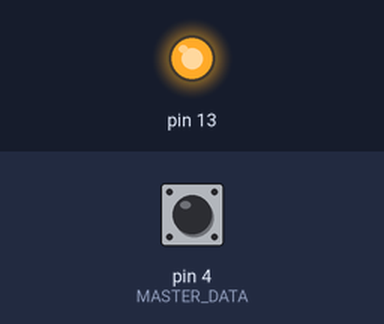
This sketch was run on a simulated Arduino Uno, built with avr-gcc and run on an emulated ATmega328P. Parts: output pins drawn as LEDs (lit = HIGH). The inputs (shaded band) are chosen by the test bench; at power-on: pin 4 (MASTER_DATA) HIGH. Pins used as bus, display or sensor lines are not drawn. At 0.0 s the program stops and its outputs stay as they are.

Above: at 0.1 s.
Timing chart, 0 to 1.5 s (numbered marks = the images above):
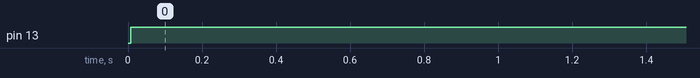

Measured:
- by itself, pin 13: LOW → HIGH at 0.01 s

The sketch:

code.ino
```cpp
#include <Arduino.h>

#define HRZ 1300 //Clock frequency
#define ADDRESS 48 // 24 * 2


#define STOP_CLOCK TCCR1B &= ~(1<<CS12) & ~(1<<CS11) & ~(1<<CS10)
#define PRESCALER_1 TCCR1B &= ~(1<<CS12) & ~(1<<CS11); TCCR1B |= 1<<CS10; OCR1A = floor(16000000/HRZ/2 - 1)
#define PRESCALER_8 TCCR1B &= ~(1<<CS12) & ~(1<<CS10); TCCR1B |= 1<<CS11; OCR1A = floor(2000000/HRZ/2 - 1)
#define PRESCALER_64 TCCR1B &= ~(1<<CS12); TCCR1B |= 1<<CS11 | 1<<CS10; OCR1A = floor(250000/HRZ/2 - 1)
#define PRESCALER_256 TCCR1B &= ~(1<<CS11) & ~(1<<CS10); TCCR1B |= 1<<CS12; OCR1A = floor(62500/HRZ/2 - 1)
#define PRESCALER_1024 TCCR1B &= ~(1<<CS11); TCCR1B |= 1<<CS10 | 1<<CS12; OCR1A = floor(15625/HRZ/2 - 1)


#define MASTER_CLK PORTD7 //pin 7
#define MASTER_DATA PORTD4 //pin 4
#define SLAVE_CLK PORTB0 //pin 8
#define SLAVE_DATA PORTB1 //pin 9

volatile int counter = 0;
volatile int data = 0; // data=0 -> sending address

// Slave
int Address[] = {0, 0, 1, 1, 0, 0, 0, 0};
volatile bool CommStarted = false;
volatile bool Data[8];
volatile int Counter = 0;
volatile bool MyAddress = false;
volatile bool dontPrintAddressFlag = false;


void Master();
void Slave();
int ByteToInt(bool Data[]);


void setup() {

  Serial.begin(9600);

  pinMode(13,OUTPUT);
  digitalWrite(13,0);

  //Master
  DDRD |= 1<<MASTER_CLK; //set it to CLK
  DDRD |= 1<<MASTER_DATA; //set it to data

  //Slave
  DDRD &= ~(1<<SLAVE_DATA);
  PORTD |= (1<<SLAVE_DATA);
  DDRD &= ~(1<<SLAVE_CLK);
  PORTD |= (1<<SLAVE_CLK);

  //set the mode to CTC
  TCCR1A &= ~(1<<WGM11) & ~(1<<WGM10);
  TCCR1B &= ~(1<<WGM13);
  TCCR1B |= 1<<WGM12;

  PRESCALER_8;
  //OCR1A = 0;


  //set interupt controller
  TIMSK1 |= 1<<OCIE0A;

  //set clk interupt
  PCMSK2 |= (1<<SLAVE_CLK);
  PCICR |= (1<<SLAVE_CLK);

  PORTD &= ~(1<<MASTER_CLK); //CLK initial value
  PORTD &= ~(1<<MASTER_DATA); //DATA initial value
}


ISR(TIMER1_COMPA_vect){

  Master();

  PIND |= 1<<MASTER_CLK;  // toggle clk
}

ISR(PCINT2_vect){
  Slave();
}


void Master(){
  if(counter < 8 && (PORTD>>MASTER_CLK) & 1){

    if(counter == 0){ // data pin -> output
      DDRD |= 1<<MASTER_DATA;

      if(data == 201){  //Stop Counter
        STOP_CLOCK;
        return;
      }
    }

    if(data < 1){
      switch(ADDRESS>>(7-counter) & 1){
        case true:
          PORTD |= 1<<MASTER_DATA;
          //Serial.println(1);
        break;
        case false:
          PORTD &= ~(1<<MASTER_DATA);
          //Serial.println(0);
        break;
      }
    }
    else{
      switch(data>>(7-counter) & 1){
        case true:
          PORTD |= 1<<MASTER_DATA;
          //Serial.println(1);
        break;
        case false:
          PORTD &= ~(1<<MASTER_DATA);
          //Serial.println(0);
        break;
      }
    }
    ++counter;
  }
  else if(counter == 8 && (PORTD>>MASTER_CLK) & 1){
    DDRD &= ~(1<<MASTER_DATA); // input
    PORTD |= 1<<MASTER_DATA; // pull up
    counter = -1;
    ++data;
  }
  else if(counter == -1 && !((PORTD>>MASTER_CLK) & 1)){
    if( (PIND>>MASTER_DATA) & 1 != 0 )//ACK
      while(1){ digitalWrite(13,1);}  //No Ack recived
    counter = 0;
  }
}


void Slave(){

  bool ClockValue = 1 & (PIND>>SLAVE_CLK);
  bool DataValue = 1 & (PIND>>SLAVE_DATA);

  if(!CommStarted && ClockValue == 0 && DataValue == 0){
    CommStarted = true;
    return;
  }

  if(CommStarted){
    if(ClockValue == 1 && Counter < 8){   //Positive Edge
      Data[Counter] = DataValue;
      Counter++;
    }
    else if(ClockValue == 0 && Counter >= 8){  //Negative Edge
      if(!MyAddress){
        int i;
        for(i=0; i<8; i++)
          if(Data[i] != Address[i])
            break;

        if(i == 8){
          MyAddress = true;
          Serial.println("My address :)");

          //Ack
          DDRD |= (1<<SLAVE_DATA);
          PORTD &= ~(1<<SLAVE_DATA);
          Counter++;
          return;
        }
      }

      if(MyAddress){
        if(Counter == 8){
          ByteToInt(Data);

          //Ack
          DDRD |= (1<<SLAVE_DATA);
          PORTD &= ~(1<<SLAVE_DATA);
          Counter++;
        }
        else if(Counter == 9){  //Data
          DDRD &= ~(1<<SLAVE_DATA);
          PORTD |= (1<<SLAVE_DATA);

          Counter = 0;
        }
      }
    }
  }
}


int ByteToInt(volatile bool Data[]){

  int Result = 0;
  for(int i=0; i<8; i++)
    Result |= (Data[7-i] << i) ;

  Serial.print("Byte: ");
  Serial.print(Result);
  Serial.print(", micros: ");
  Serial.println(micros());

  return Result;
}


void loop() {}
```
